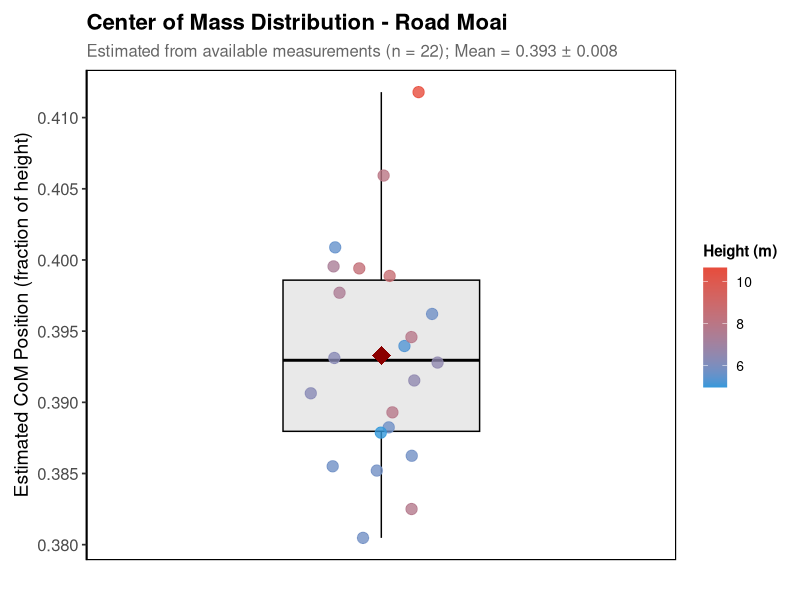
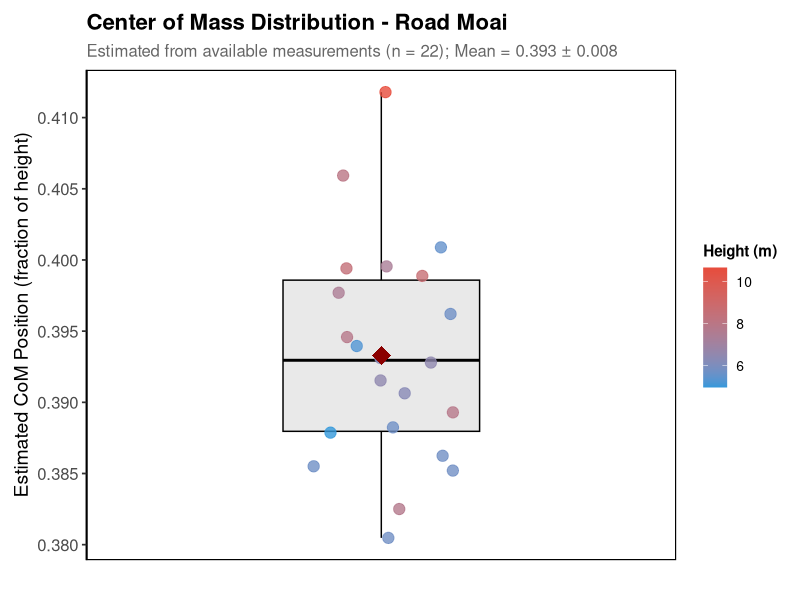
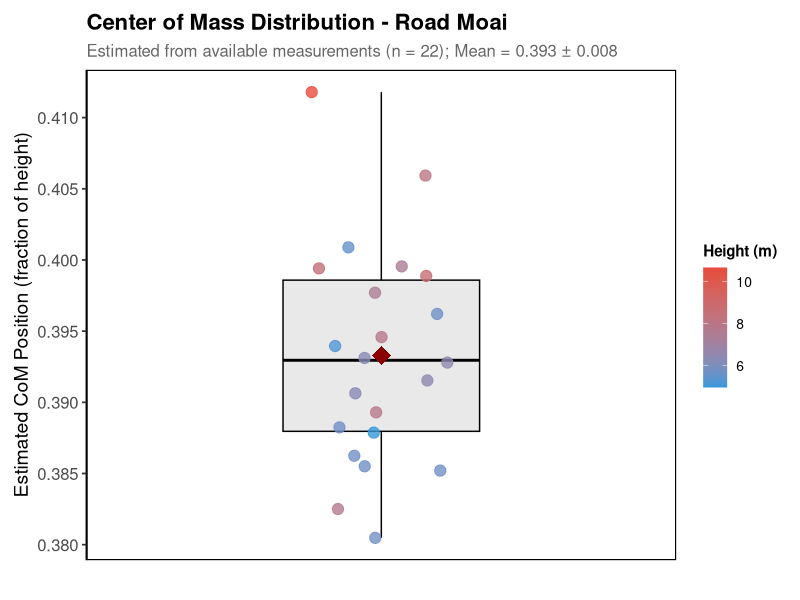

Generate these figures, in order, with R:
######################################
# FIGURE 3 - STANDALONE VERSION
# Center of Mass Distribution for Road Moai
######################################

# Load required libraries
library(ggplot2)
library(dplyr)
library(readxl)
library(geosphere)  # For distance calculations
library(purrr)      # For map functions

# Function to calculate distance between coordinates (in meters)
calculate_distance <- function(lat1, lon1, lat2, lon2) {
  if (is.na(lat1) || is.na(lon1) || is.na(lat2) || is.na(lon2)) {
    return(NA)
  }
  if (lat1 < -90 || lat1 > 90 || lat2 < -90 || lat2 > 90) {
    return(NA)
  }
  if (lon1 < -180 || lon1 > 180 || lon2 < -180 || lon2 > 180) {
    return(NA)
  }
  distHaversine(c(lon1, lat1), c(lon2, lat2))
}

# Function to find closest match within threshold
find_closest_match <- function(target_lat, target_lon, candidates, threshold = 100) {
  if (is.na(target_lat) || is.na(target_lon)) return(NULL)
  if (nrow(candidates) == 0) return(NULL)
  
  valid_candidates <- candidates %>%
    filter(!is.na(latitude), !is.na(longitude),
           latitude >= -90, latitude <= 90,
           longitude >= -180, longitude <= 180)
  
  if (nrow(valid_candidates) == 0) return(NULL)
  
  distances <- mapply(calculate_distance, 
                      target_lat, target_lon,
                      valid_candidates$latitude, valid_candidates$longitude)
  
  valid_distances <- distances[!is.na(distances)]
  if (length(valid_distances) == 0) return(NULL)
  
  min_dist <- min(valid_distances)
  
  if (min_dist <= threshold) {
    min_idx <- which.min(distances)
    match_data <- valid_candidates[min_idx, ]
    match_data$match_distance <- min_dist
    return(match_data)
  }
  
  return(NULL)
}

# Read the data files
road_moai <- read_excel("Road Moai Data.xlsx")
public_moai <- read_excel("MOAI_DATABASE_PUBLIC.xlsx")

# Filter public database for ROAD and ISOLATED moai
road_isolated_moai <- public_moai %>%
  filter(LOCATION_TYPE %in% c("ROAD", "ISOLATED"))

# Match road moai with public database
valid_road_moai <- road_moai %>%
  filter(!is.na(latitude), !is.na(longitude),
         latitude >= -90, latitude <= 90,
         longitude >= -180, longitude <= 180)

# Perform matching
matched_moai <- valid_road_moai %>%
  rowwise() %>%
  mutate(
    base_angles = list(c(`base angle 1`, `base angle 2`, `base angle 3`)),
    mean_base_angle = mean(unlist(base_angles), na.rm = TRUE),
    base_angle_sd = sd(unlist(base_angles), na.rm = TRUE),
    match_data = list(find_closest_match(latitude, longitude, road_isolated_moai))
  ) %>%
  ungroup()

# Extract matched data
matched_moai <- matched_moai %>%
  mutate(
    matched = !sapply(match_data, is.null),
    match_distance = map_dbl(match_data, ~ ifelse(is.null(.x), NA_real_, .x$match_distance)),
    public_objectid = map_dbl(match_data, ~ ifelse(is.null(.x), NA_real_, .x$OBJECTID)),
    location_type = map_chr(match_data, ~ ifelse(is.null(.x), NA_character_, .x$LOCATION_TYPE)),
    
    # Extract size measurements
    total_length_raw = map_chr(match_data, ~ ifelse(is.null(.x), NA_character_, as.character(.x$TOTAL_LENGTH_cm))),
    base_width_raw = map_chr(match_data, ~ ifelse(is.null(.x), NA_character_, as.character(.x$BASE_WIDTHcm))),
    face_width_raw = map_chr(match_data, ~ ifelse(is.null(.x), NA_character_, as.character(.x$FACE_WIDTHcm)))
  ) %>%
  mutate(
    # Clean and convert to numeric
    total_length_cm = case_when(
      total_length_raw %in% c("Missing", "N/A", "NA", "n/a", "") ~ NA_real_,
      TRUE ~ suppressWarnings(as.numeric(total_length_raw))
    ),
    base_width_cm = case_when(
      base_width_raw %in% c("Missing", "N/A", "NA", "n/a", "") ~ NA_real_,
      TRUE ~ suppressWarnings(as.numeric(base_width_raw))
    ),
    face_width_cm = case_when(
      face_width_raw %in% c("Missing", "N/A", "NA", "n/a", "") ~ NA_real_,
      TRUE ~ suppressWarnings(as.numeric(face_width_raw))
    )
  )

######################################
# FIGURE 5 CODE STARTS HERE
######################################

# Improved CoM calculation with proper variation
calculate_sectional_com_varied <- function(height_cm, base_width_cm, shoulder_width_cm = NA) {
  
  if(is.na(height_cm) || is.na(base_width_cm) || height_cm <= 0 || base_width_cm <= 0) {
    return(NA)
  }
  
  # Calculate key ratios that affect CoM
  width_to_height <- base_width_cm / height_cm
  
  # Base CoM position depends on proportions
  # Wider moai (higher width/height ratio) have lower CoM
  com_base <- 0.42 - (0.08 * width_to_height)
  
  # If we have shoulder width, refine further
  if(!is.na(shoulder_width_cm) && shoulder_width_cm > 0) {
    taper_ratio <- shoulder_width_cm / base_width_cm
    # Less tapered moai (ratio closer to 1) have higher CoM
    com_base <- com_base + (0.02 * taper_ratio)
  }
  
  return(com_base)
}

# Process road moai data
road_data_final <- matched_moai %>%
  filter(!is.na(mean_base_angle) & !is.na(base_width_cm) & !is.na(total_length_cm)) %>%
  filter(total_length_cm > 0 & base_width_cm > 0) %>%
  mutate(
    height_m = total_length_cm / 100,
    shoulder_width = if("shoulder_width_cm" %in% names(.)) shoulder_width_cm else NA,
    # Calculate CoM with variation
    com_position = mapply(calculate_sectional_com_varied, 
                          total_length_cm, 
                          base_width_cm, 
                          shoulder_width),
    # Add small measurement uncertainty (±0.5% of height)
    com_position = com_position + rnorm(n(), 0, 0.005)
  ) %>%
  filter(!is.na(com_position) & is.finite(com_position))

# Calculate statistics
summary_stats <- road_data_final %>%
  summarise(
    n = n(),
    mean = mean(com_position),
    median = median(com_position),
    sd = sd(com_position),
    min = min(com_position),
    max = max(com_position),
    range = max - min
  )

cat(sprintf("Data summary:\n"))
cat(sprintf("- N = %d moai\n", summary_stats$n))
cat(sprintf("- CoM range: %.3f to %.3f (range: %.3f)\n", 
            summary_stats$min, summary_stats$max, summary_stats$range))
cat(sprintf("- Mean ± SD: %.3f ± %.3f\n", summary_stats$mean, summary_stats$sd))

# Calculate tight y-axis limits
y_range <- range(road_data_final$com_position)
y_padding <- diff(y_range) * 0.05
y_limits <- c(y_range[1] - y_padding, y_range[2] + y_padding)

# Create the plot
p_final <- ggplot(road_data_final, aes(x = "Road Moai", y = com_position)) +
  # Box plot first (so it's behind the points)
  geom_boxplot(width = 0.4,
               fill = "lightgray",
               color = "black",
               alpha = 0.5,
               outlier.shape = NA) +
  
  # Points with horizontal jitter
  geom_jitter(aes(color = height_m), 
              width = 0.15,
              height = 0,
              size = 3.5, 
              alpha = 0.8) +
  
  # Mean as red diamond
  stat_summary(fun = mean, 
               geom = "point", 
               shape = 18,
               size = 6, 
               color = "darkred") +
  
  # Color gradient for height
  scale_color_gradient(low = "#3498db",
                       high = "#e74c3c",
                       name = "Height (m)",
                       breaks = pretty(range(road_data_final$height_m), n = 4)) +
  
  # Y-axis with tight limits
  scale_y_continuous(limits = y_limits,
                     breaks = pretty(y_range, n = 6),
                     expand = c(0, 0)) +
  
  # Labels
  labs(
    title = "Center of Mass Distribution - Road Moai",
    subtitle = sprintf("Estimated from available measurements (n = %d); Mean = %.3f ± %.3f", 
                       summary_stats$n, summary_stats$mean, summary_stats$sd),
    x = "",
    y = "Estimated CoM Position (fraction of height)"
  ) +
  
  # Clean theme
  theme_classic(base_size = 13) +
  theme(
    plot.title = element_text(size = 16, face = "bold"),
    plot.subtitle = element_text(size = 12, color = "gray40"),
    axis.title.y = element_text(size = 14),
    axis.text.x = element_blank(),
    axis.text.y = element_text(size = 12),
    axis.ticks.x = element_blank(),
    axis.line.x = element_blank(),
    panel.border = element_rect(color = "black", fill = NA, size = 0.8),
    legend.position = "right",
    legend.title = element_text(size = 11, face = "bold"),
    legend.text = element_text(size = 10),
    plot.margin = margin(10, 10, 10, 10)
  )

# Display the plot
print(p_final)
# Save the figure
if (!dir.exists("figures")) {
  dir.create("figures")
}
# Save the plot
ggsave("figures/figure3_com_distribution.png", p_final, 
       width = 7, height = 6, dpi = 600, bg = "white")

ggsave("figures/figure3_com_distribution.svg", p_final, 
       width = 7, height = 6, bg = "white")

cat("\nFigure 3 saved as:\n")
cat("- figure3_com_distribution.png (600 dpi)\n")
cat("- figure3_com_distribution.svg (vector format)\n")

# Export data
write.csv(road_data_final %>% 
            select(height_m, com_position, total_length_cm, base_width_cm),
          "figures/figure3_com_data.csv", row.names = FALSE)
